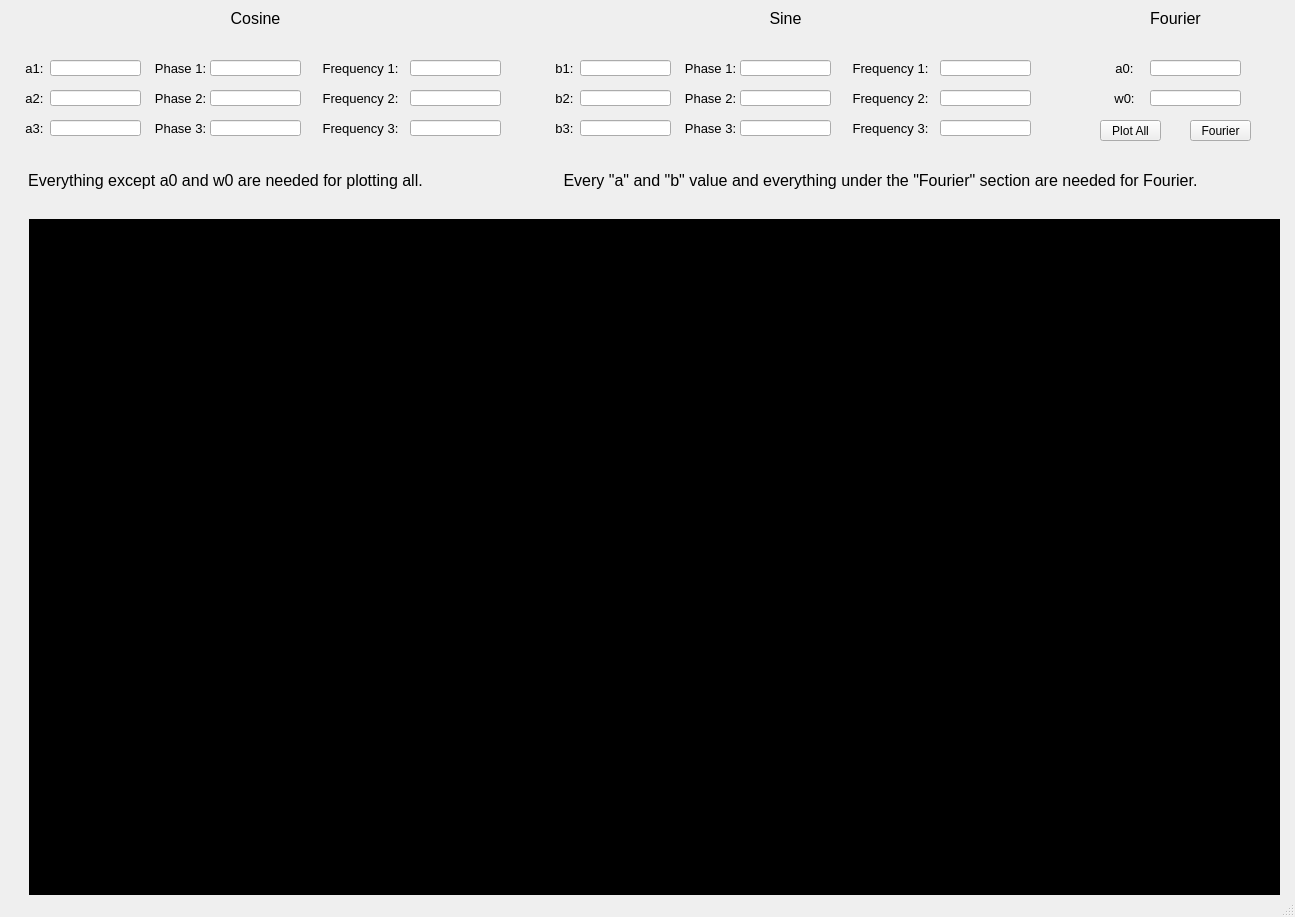
<?xml version="1.0" encoding="UTF-8"?>
<ui version="4.0">
 <class>MainWindow</class>
 <widget class="QMainWindow" name="MainWindow">
  <property name="geometry">
   <rect>
    <x>0</x>
    <y>0</y>
    <width>1295</width>
    <height>917</height>
   </rect>
  </property>
  <property name="windowTitle">
   <string>MainWindow</string>
  </property>
  <widget class="QWidget" name="centralwidget">
   <widget class="QLabel" name="label">
    <property name="geometry">
     <rect>
      <x>10</x>
      <y>90</y>
      <width>49</width>
      <height>16</height>
     </rect>
    </property>
    <property name="font">
     <font>
      <family>Arial</family>
      <pointsize>10</pointsize>
     </font>
    </property>
    <property name="text">
     <string>a2:</string>
    </property>
    <property name="alignment">
     <set>Qt::AlignCenter</set>
    </property>
   </widget>
   <widget class="QLabel" name="label_2">
    <property name="geometry">
     <rect>
      <x>10</x>
      <y>60</y>
      <width>49</width>
      <height>16</height>
     </rect>
    </property>
    <property name="font">
     <font>
      <family>Arial</family>
      <pointsize>10</pointsize>
     </font>
    </property>
    <property name="text">
     <string>a1:</string>
    </property>
    <property name="alignment">
     <set>Qt::AlignCenter</set>
    </property>
   </widget>
   <widget class="QLabel" name="label_3">
    <property name="geometry">
     <rect>
      <x>10</x>
      <y>120</y>
      <width>49</width>
      <height>16</height>
     </rect>
    </property>
    <property name="font">
     <font>
      <family>Arial</family>
      <pointsize>10</pointsize>
     </font>
    </property>
    <property name="text">
     <string>a3:</string>
    </property>
    <property name="alignment">
     <set>Qt::AlignCenter</set>
    </property>
   </widget>
   <widget class="QLabel" name="label_7">
    <property name="geometry">
     <rect>
      <x>1100</x>
      <y>60</y>
      <width>49</width>
      <height>16</height>
     </rect>
    </property>
    <property name="font">
     <font>
      <family>Arial</family>
      <pointsize>10</pointsize>
     </font>
    </property>
    <property name="text">
     <string>a0:</string>
    </property>
    <property name="alignment">
     <set>Qt::AlignCenter</set>
    </property>
   </widget>
   <widget class="QLabel" name="label_8">
    <property name="geometry">
     <rect>
      <x>1100</x>
      <y>90</y>
      <width>49</width>
      <height>16</height>
     </rect>
    </property>
    <property name="font">
     <font>
      <family>Arial</family>
      <pointsize>10</pointsize>
     </font>
    </property>
    <property name="text">
     <string>w0:</string>
    </property>
    <property name="alignment">
     <set>Qt::AlignCenter</set>
    </property>
   </widget>
   <widget class="QLabel" name="label_9">
    <property name="geometry">
     <rect>
      <x>210</x>
      <y>10</y>
      <width>91</width>
      <height>16</height>
     </rect>
    </property>
    <property name="font">
     <font>
      <family>Arial</family>
      <pointsize>12</pointsize>
     </font>
    </property>
    <property name="text">
     <string>Cosine</string>
    </property>
    <property name="alignment">
     <set>Qt::AlignCenter</set>
    </property>
   </widget>
   <widget class="QLabel" name="label_10">
    <property name="geometry">
     <rect>
      <x>150</x>
      <y>60</y>
      <width>61</width>
      <height>16</height>
     </rect>
    </property>
    <property name="font">
     <font>
      <family>Arial</family>
      <pointsize>10</pointsize>
     </font>
    </property>
    <property name="text">
     <string>Phase 1:</string>
    </property>
    <property name="alignment">
     <set>Qt::AlignCenter</set>
    </property>
   </widget>
   <widget class="QLabel" name="label_11">
    <property name="geometry">
     <rect>
      <x>150</x>
      <y>90</y>
      <width>61</width>
      <height>16</height>
     </rect>
    </property>
    <property name="font">
     <font>
      <family>Arial</family>
      <pointsize>10</pointsize>
     </font>
    </property>
    <property name="text">
     <string>Phase 2:</string>
    </property>
    <property name="alignment">
     <set>Qt::AlignCenter</set>
    </property>
   </widget>
   <widget class="QLabel" name="label_12">
    <property name="geometry">
     <rect>
      <x>150</x>
      <y>120</y>
      <width>61</width>
      <height>16</height>
     </rect>
    </property>
    <property name="font">
     <font>
      <family>Arial</family>
      <pointsize>10</pointsize>
     </font>
    </property>
    <property name="text">
     <string>Phase 3:</string>
    </property>
    <property name="alignment">
     <set>Qt::AlignCenter</set>
    </property>
   </widget>
   <widget class="QLabel" name="label_13">
    <property name="geometry">
     <rect>
      <x>320</x>
      <y>60</y>
      <width>81</width>
      <height>16</height>
     </rect>
    </property>
    <property name="font">
     <font>
      <family>Arial</family>
      <pointsize>10</pointsize>
     </font>
    </property>
    <property name="text">
     <string>Frequency 1:</string>
    </property>
    <property name="alignment">
     <set>Qt::AlignCenter</set>
    </property>
   </widget>
   <widget class="QLabel" name="label_14">
    <property name="geometry">
     <rect>
      <x>320</x>
      <y>90</y>
      <width>81</width>
      <height>16</height>
     </rect>
    </property>
    <property name="font">
     <font>
      <family>Arial</family>
      <pointsize>10</pointsize>
     </font>
    </property>
    <property name="text">
     <string>Frequency 2:</string>
    </property>
    <property name="alignment">
     <set>Qt::AlignCenter</set>
    </property>
   </widget>
   <widget class="QLabel" name="label_15">
    <property name="geometry">
     <rect>
      <x>320</x>
      <y>120</y>
      <width>81</width>
      <height>16</height>
     </rect>
    </property>
    <property name="font">
     <font>
      <family>Arial</family>
      <pointsize>10</pointsize>
     </font>
    </property>
    <property name="text">
     <string>Frequency 3:</string>
    </property>
    <property name="alignment">
     <set>Qt::AlignCenter</set>
    </property>
   </widget>
   <widget class="QLineEdit" name="lineEdit">
    <property name="geometry">
     <rect>
      <x>50</x>
      <y>60</y>
      <width>91</width>
      <height>16</height>
     </rect>
    </property>
    <property name="font">
     <font>
      <family>Arial</family>
      <pointsize>10</pointsize>
     </font>
    </property>
    <property name="alignment">
     <set>Qt::AlignCenter</set>
    </property>
   </widget>
   <widget class="QLineEdit" name="lineEdit_2">
    <property name="geometry">
     <rect>
      <x>50</x>
      <y>90</y>
      <width>91</width>
      <height>16</height>
     </rect>
    </property>
    <property name="font">
     <font>
      <family>Arial</family>
      <pointsize>10</pointsize>
     </font>
    </property>
    <property name="alignment">
     <set>Qt::AlignCenter</set>
    </property>
   </widget>
   <widget class="QLineEdit" name="lineEdit_3">
    <property name="geometry">
     <rect>
      <x>50</x>
      <y>120</y>
      <width>91</width>
      <height>16</height>
     </rect>
    </property>
    <property name="font">
     <font>
      <family>Arial</family>
      <pointsize>10</pointsize>
     </font>
    </property>
    <property name="alignment">
     <set>Qt::AlignCenter</set>
    </property>
   </widget>
   <widget class="QLineEdit" name="lineEdit_4">
    <property name="geometry">
     <rect>
      <x>210</x>
      <y>60</y>
      <width>91</width>
      <height>16</height>
     </rect>
    </property>
    <property name="font">
     <font>
      <family>Arial</family>
      <pointsize>10</pointsize>
     </font>
    </property>
    <property name="alignment">
     <set>Qt::AlignCenter</set>
    </property>
   </widget>
   <widget class="QLineEdit" name="lineEdit_5">
    <property name="geometry">
     <rect>
      <x>210</x>
      <y>90</y>
      <width>91</width>
      <height>16</height>
     </rect>
    </property>
    <property name="font">
     <font>
      <family>Arial</family>
      <pointsize>10</pointsize>
     </font>
    </property>
    <property name="alignment">
     <set>Qt::AlignCenter</set>
    </property>
   </widget>
   <widget class="QLineEdit" name="lineEdit_6">
    <property name="geometry">
     <rect>
      <x>210</x>
      <y>120</y>
      <width>91</width>
      <height>16</height>
     </rect>
    </property>
    <property name="font">
     <font>
      <family>Arial</family>
      <pointsize>10</pointsize>
     </font>
    </property>
    <property name="alignment">
     <set>Qt::AlignCenter</set>
    </property>
   </widget>
   <widget class="QLineEdit" name="lineEdit_7">
    <property name="geometry">
     <rect>
      <x>410</x>
      <y>60</y>
      <width>91</width>
      <height>16</height>
     </rect>
    </property>
    <property name="font">
     <font>
      <family>Arial</family>
      <pointsize>10</pointsize>
     </font>
    </property>
    <property name="alignment">
     <set>Qt::AlignCenter</set>
    </property>
   </widget>
   <widget class="QLineEdit" name="lineEdit_8">
    <property name="geometry">
     <rect>
      <x>410</x>
      <y>90</y>
      <width>91</width>
      <height>16</height>
     </rect>
    </property>
    <property name="font">
     <font>
      <family>Arial</family>
      <pointsize>10</pointsize>
     </font>
    </property>
    <property name="alignment">
     <set>Qt::AlignCenter</set>
    </property>
   </widget>
   <widget class="QLineEdit" name="lineEdit_9">
    <property name="geometry">
     <rect>
      <x>410</x>
      <y>120</y>
      <width>91</width>
      <height>16</height>
     </rect>
    </property>
    <property name="font">
     <font>
      <family>Arial</family>
      <pointsize>10</pointsize>
     </font>
    </property>
    <property name="alignment">
     <set>Qt::AlignCenter</set>
    </property>
   </widget>
   <widget class="QLineEdit" name="lineEdit_10">
    <property name="geometry">
     <rect>
      <x>940</x>
      <y>90</y>
      <width>91</width>
      <height>16</height>
     </rect>
    </property>
    <property name="font">
     <font>
      <family>Arial</family>
      <pointsize>10</pointsize>
     </font>
    </property>
    <property name="alignment">
     <set>Qt::AlignCenter</set>
    </property>
   </widget>
   <widget class="QLabel" name="label_16">
    <property name="geometry">
     <rect>
      <x>740</x>
      <y>10</y>
      <width>91</width>
      <height>16</height>
     </rect>
    </property>
    <property name="font">
     <font>
      <family>Arial</family>
      <pointsize>12</pointsize>
     </font>
    </property>
    <property name="text">
     <string>Sine</string>
    </property>
    <property name="alignment">
     <set>Qt::AlignCenter</set>
    </property>
   </widget>
   <widget class="QLabel" name="label_17">
    <property name="geometry">
     <rect>
      <x>680</x>
      <y>90</y>
      <width>61</width>
      <height>16</height>
     </rect>
    </property>
    <property name="font">
     <font>
      <family>Arial</family>
      <pointsize>10</pointsize>
     </font>
    </property>
    <property name="text">
     <string>Phase 2:</string>
    </property>
    <property name="alignment">
     <set>Qt::AlignCenter</set>
    </property>
   </widget>
   <widget class="QLabel" name="label_18">
    <property name="geometry">
     <rect>
      <x>850</x>
      <y>120</y>
      <width>81</width>
      <height>16</height>
     </rect>
    </property>
    <property name="font">
     <font>
      <family>Arial</family>
      <pointsize>10</pointsize>
     </font>
    </property>
    <property name="text">
     <string>Frequency 3:</string>
    </property>
    <property name="alignment">
     <set>Qt::AlignCenter</set>
    </property>
   </widget>
   <widget class="QLabel" name="label_19">
    <property name="geometry">
     <rect>
      <x>850</x>
      <y>60</y>
      <width>81</width>
      <height>16</height>
     </rect>
    </property>
    <property name="font">
     <font>
      <family>Arial</family>
      <pointsize>10</pointsize>
     </font>
    </property>
    <property name="text">
     <string>Frequency 1:</string>
    </property>
    <property name="alignment">
     <set>Qt::AlignCenter</set>
    </property>
   </widget>
   <widget class="QLabel" name="label_20">
    <property name="geometry">
     <rect>
      <x>680</x>
      <y>60</y>
      <width>61</width>
      <height>16</height>
     </rect>
    </property>
    <property name="font">
     <font>
      <family>Arial</family>
      <pointsize>10</pointsize>
     </font>
    </property>
    <property name="text">
     <string>Phase 1:</string>
    </property>
    <property name="alignment">
     <set>Qt::AlignCenter</set>
    </property>
   </widget>
   <widget class="QLabel" name="label_4">
    <property name="geometry">
     <rect>
      <x>540</x>
      <y>120</y>
      <width>49</width>
      <height>16</height>
     </rect>
    </property>
    <property name="font">
     <font>
      <family>Arial</family>
      <pointsize>10</pointsize>
     </font>
    </property>
    <property name="text">
     <string>b3:</string>
    </property>
    <property name="alignment">
     <set>Qt::AlignCenter</set>
    </property>
   </widget>
   <widget class="QLineEdit" name="lineEdit_11">
    <property name="geometry">
     <rect>
      <x>740</x>
      <y>60</y>
      <width>91</width>
      <height>16</height>
     </rect>
    </property>
    <property name="font">
     <font>
      <family>Arial</family>
      <pointsize>10</pointsize>
     </font>
    </property>
    <property name="alignment">
     <set>Qt::AlignCenter</set>
    </property>
   </widget>
   <widget class="QLineEdit" name="lineEdit_12">
    <property name="geometry">
     <rect>
      <x>580</x>
      <y>60</y>
      <width>91</width>
      <height>16</height>
     </rect>
    </property>
    <property name="font">
     <font>
      <family>Arial</family>
      <pointsize>10</pointsize>
     </font>
    </property>
    <property name="alignment">
     <set>Qt::AlignCenter</set>
    </property>
   </widget>
   <widget class="QLineEdit" name="lineEdit_13">
    <property name="geometry">
     <rect>
      <x>580</x>
      <y>120</y>
      <width>91</width>
      <height>16</height>
     </rect>
    </property>
    <property name="font">
     <font>
      <family>Arial</family>
      <pointsize>10</pointsize>
     </font>
    </property>
    <property name="alignment">
     <set>Qt::AlignCenter</set>
    </property>
   </widget>
   <widget class="QLineEdit" name="lineEdit_14">
    <property name="geometry">
     <rect>
      <x>740</x>
      <y>90</y>
      <width>91</width>
      <height>16</height>
     </rect>
    </property>
    <property name="font">
     <font>
      <family>Arial</family>
      <pointsize>10</pointsize>
     </font>
    </property>
    <property name="alignment">
     <set>Qt::AlignCenter</set>
    </property>
   </widget>
   <widget class="QLineEdit" name="lineEdit_15">
    <property name="geometry">
     <rect>
      <x>740</x>
      <y>120</y>
      <width>91</width>
      <height>16</height>
     </rect>
    </property>
    <property name="font">
     <font>
      <family>Arial</family>
      <pointsize>10</pointsize>
     </font>
    </property>
    <property name="alignment">
     <set>Qt::AlignCenter</set>
    </property>
   </widget>
   <widget class="QLabel" name="label_21">
    <property name="geometry">
     <rect>
      <x>680</x>
      <y>120</y>
      <width>61</width>
      <height>16</height>
     </rect>
    </property>
    <property name="font">
     <font>
      <family>Arial</family>
      <pointsize>10</pointsize>
     </font>
    </property>
    <property name="text">
     <string>Phase 3:</string>
    </property>
    <property name="alignment">
     <set>Qt::AlignCenter</set>
    </property>
   </widget>
   <widget class="QLabel" name="label_5">
    <property name="geometry">
     <rect>
      <x>540</x>
      <y>90</y>
      <width>49</width>
      <height>16</height>
     </rect>
    </property>
    <property name="font">
     <font>
      <family>Arial</family>
      <pointsize>10</pointsize>
     </font>
    </property>
    <property name="text">
     <string>b2:</string>
    </property>
    <property name="alignment">
     <set>Qt::AlignCenter</set>
    </property>
   </widget>
   <widget class="QLineEdit" name="lineEdit_16">
    <property name="geometry">
     <rect>
      <x>940</x>
      <y>120</y>
      <width>91</width>
      <height>16</height>
     </rect>
    </property>
    <property name="font">
     <font>
      <family>Arial</family>
      <pointsize>10</pointsize>
     </font>
    </property>
    <property name="alignment">
     <set>Qt::AlignCenter</set>
    </property>
   </widget>
   <widget class="QLabel" name="label_6">
    <property name="geometry">
     <rect>
      <x>540</x>
      <y>60</y>
      <width>49</width>
      <height>16</height>
     </rect>
    </property>
    <property name="font">
     <font>
      <family>Arial</family>
      <pointsize>10</pointsize>
     </font>
    </property>
    <property name="text">
     <string>b1:</string>
    </property>
    <property name="alignment">
     <set>Qt::AlignCenter</set>
    </property>
   </widget>
   <widget class="QLabel" name="label_22">
    <property name="geometry">
     <rect>
      <x>850</x>
      <y>90</y>
      <width>81</width>
      <height>16</height>
     </rect>
    </property>
    <property name="font">
     <font>
      <family>Arial</family>
      <pointsize>10</pointsize>
     </font>
    </property>
    <property name="text">
     <string>Frequency 2:</string>
    </property>
    <property name="alignment">
     <set>Qt::AlignCenter</set>
    </property>
   </widget>
   <widget class="QLineEdit" name="lineEdit_17">
    <property name="geometry">
     <rect>
      <x>940</x>
      <y>60</y>
      <width>91</width>
      <height>16</height>
     </rect>
    </property>
    <property name="font">
     <font>
      <family>Arial</family>
      <pointsize>10</pointsize>
     </font>
    </property>
    <property name="alignment">
     <set>Qt::AlignCenter</set>
    </property>
   </widget>
   <widget class="QLineEdit" name="lineEdit_18">
    <property name="geometry">
     <rect>
      <x>580</x>
      <y>90</y>
      <width>91</width>
      <height>16</height>
     </rect>
    </property>
    <property name="font">
     <font>
      <family>Arial</family>
      <pointsize>10</pointsize>
     </font>
    </property>
    <property name="alignment">
     <set>Qt::AlignCenter</set>
    </property>
   </widget>
   <widget class="QLabel" name="label_23">
    <property name="geometry">
     <rect>
      <x>1130</x>
      <y>10</y>
      <width>91</width>
      <height>16</height>
     </rect>
    </property>
    <property name="font">
     <font>
      <family>Arial</family>
      <pointsize>12</pointsize>
     </font>
    </property>
    <property name="text">
     <string>Fourier</string>
    </property>
    <property name="alignment">
     <set>Qt::AlignCenter</set>
    </property>
   </widget>
   <widget class="QLineEdit" name="lineEdit_19">
    <property name="geometry">
     <rect>
      <x>1150</x>
      <y>60</y>
      <width>91</width>
      <height>16</height>
     </rect>
    </property>
    <property name="font">
     <font>
      <family>Arial</family>
      <pointsize>10</pointsize>
     </font>
    </property>
    <property name="alignment">
     <set>Qt::AlignCenter</set>
    </property>
   </widget>
   <widget class="QLineEdit" name="lineEdit_20">
    <property name="geometry">
     <rect>
      <x>1150</x>
      <y>90</y>
      <width>91</width>
      <height>16</height>
     </rect>
    </property>
    <property name="font">
     <font>
      <family>Arial</family>
      <pointsize>10</pointsize>
     </font>
    </property>
    <property name="alignment">
     <set>Qt::AlignCenter</set>
    </property>
   </widget>
   <widget class="QPushButton" name="pushButton">
    <property name="geometry">
     <rect>
      <x>1100</x>
      <y>120</y>
      <width>61</width>
      <height>21</height>
     </rect>
    </property>
    <property name="text">
     <string>Plot All</string>
    </property>
   </widget>
   <widget class="QPushButton" name="pushButton_2">
    <property name="geometry">
     <rect>
      <x>1190</x>
      <y>120</y>
      <width>61</width>
      <height>21</height>
     </rect>
    </property>
    <property name="text">
     <string>Fourier</string>
    </property>
   </widget>
   <widget class="QLabel" name="label_24">
    <property name="geometry">
     <rect>
      <x>20</x>
      <y>170</y>
      <width>411</width>
      <height>21</height>
     </rect>
    </property>
    <property name="font">
     <font>
      <family>Arial</family>
      <pointsize>12</pointsize>
     </font>
    </property>
    <property name="text">
     <string>Everything except a0 and w0 are needed for plotting all.</string>
    </property>
    <property name="alignment">
     <set>Qt::AlignCenter</set>
    </property>
   </widget>
   <widget class="QLabel" name="label_25">
    <property name="geometry">
     <rect>
      <x>550</x>
      <y>170</y>
      <width>661</width>
      <height>21</height>
     </rect>
    </property>
    <property name="font">
     <font>
      <family>Arial</family>
      <pointsize>12</pointsize>
     </font>
    </property>
    <property name="text">
     <string>Every &quot;a&quot; and &quot;b&quot; value and everything under the &quot;Fourier&quot; section are needed for Fourier.</string>
    </property>
    <property name="alignment">
     <set>Qt::AlignCenter</set>
    </property>
   </widget>
   <widget class="QWidget" name="widget" native="true">
    <property name="geometry">
     <rect>
      <x>29</x>
      <y>219</y>
      <width>1251</width>
      <height>681</height>
     </rect>
    </property>
    <property name="styleSheet">
     <string notr="true">background-color: rgb(0, 0, 0);</string>
    </property>
   </widget>
  </widget>
  <widget class="QStatusBar" name="statusbar"/>
 </widget>
 <resources/>
 <connections/>
</ui>
